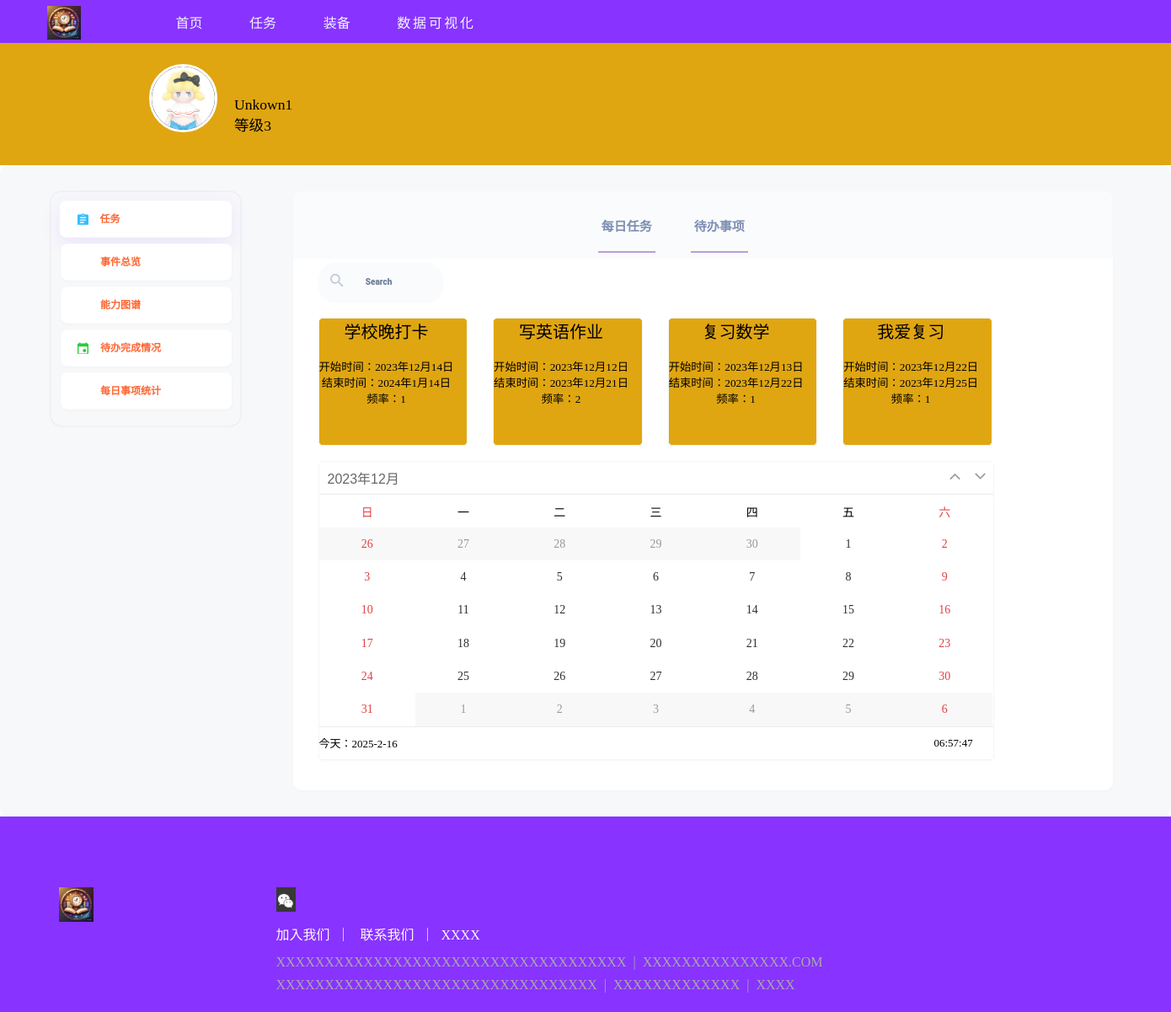
/visualization/ (signed in), run on the app's committed database.
### TestModel/models.py (models this page shows, shortened)
class UserInfo(models.Model):
    name = models.CharField('名称',max_length = 30)
    password = models.CharField('密码', max_length = 20)
    rank = models.IntegerField('等级',default=1)
    experience = models.IntegerField('经验值',default=0)
    attack_power = models.IntegerField('攻击值',default=0)
    defense_power = models.IntegerField('防御值',default=0)
    blood = models.IntegerField('血量',default=100)
    money = models.IntegerField('金币',default=0)
    equipements = models.ManyToManyField(EquipmentInfo,'设备',blank=True)
    tasks = models.ManyToManyField(TaskInfo,'任务',blank=True)
    todos = models.ManyToManyField(TodoInfo,'待办',blank=True)

class TaskInfo(models.Model):
    name = models.CharField('任务名称',max_length = 30)
    begin = models.DateField('开始日期',default=timezone.now().date())
    end = models.DateField('结束日期')
    frequency = models.IntegerField('频率',default=1)

### TestModel/views.py (the view)
# urls.py: path("visualization/", views.visual_everyday_tasks),   #当访问www.xxx.com/visualization时执行views中的visual函数
def visual_everyday_tasks(request):   ##根据app的注册顺序,在每个app下的templates目录中寻找
    obj_id = request.session.get('userid')
    obj = models.UserInfo.objects.get(id=obj_id)
    datecheck = models.DateCheckInfo.objects.all()
    return render(request,"page.html",{"user":obj,"checkall":datecheck})

### templates/page.html (shortened to what this page needs)
{% load static %}
<!DOCTYPE html>
<html lang="en">
<head>
    <link rel="stylesheet" type="text/css" href="{% static 'css/style1.css' %}">
</head>
<body>
    <link href="{% static 'css/calendar.css' %}" rel="stylesheet" type="text/css">
    <div id="head">
        <div id="header">
            <div id="logo"><img src="{% static 'img/logo1.0.png' %}" width="40" height="40" alt=""/></div>
            <ul class="menu">
                <li><a href="/home/" class="mylink">首页</a></li>
                <li><a href="/visualization/" class="mylink">任务</a></li>
                <li><a href="/equipment/" class="mylink">装备</a></li>
                <li class="li2"><a href="/visualization/ability/"  class="mylink">数据可视化</a></li>
            </ul>
        </div>
    </div>
    <div ID="second">
        <div style="background-color: #e0a611; font-size:12pt;  width:100%; height:100%; ">
            <div id="middlesw">
                <span tabindex="0" role="button" onclick="showDialog()"><img src="{% static 'img/li1.png' %}" width="100%" height="auto" alt=""/></span>
            </div>
            <div style="margin-left: 20%; margin-top:1%; font-size: 110%;">
                {{user.name}}<br>
                等级{{user.rank}}<br>
            </div>
            <div id="chart1" style="margin-left: 10%; height:40%; width: 100%"><br></div>
            <div id="chart2" style="margin-left: 10%; height:40%; width: 100%"><br></div>
        </div>
        <div id="dashboard">
            <div id="big_base">
                <div id="base1">
                    <div class="Icon">
                    </div>
                    <a href="/visualization/" style=" text-decoration: none;">任务</a>
                </div>
                <div class="base2" style="margin-top: 41.22px;" ><a href="/visualization/displaytree/" style=" text-decoration: none;">事件总览</a></div>
                <div class="base2" ><a href="/visualization/ability/" style=" text-decoration: none;">能力图谱</a></div>
                <div class="base2">
                    <dev class="Icon">
                    </dev>
                    <a href="/visualization/pinechart/" style=" text-decoration: none;">待办完成情况</a>
                </div>
                <div class="base2"><a href="/visualization/linechart/" style=" text-decoration: none;">每日事项统计</a></div>
            </div>
            <div id="big_base2">
                <div id="base3">
                    <div id="tab1">
                        <a style="margin: 18px 15px;  text-decoration: none;  " href="/visualization/">每日任务</a>
                        <a style="margin: 18px 15px;  text-decoration: none;  " href="/visualization/todo_list/">待办事项</a>
                    </div>
                </div>
                <div id="search">
                    <div class="Icon" style="margin-top:5px;">
                    </div>
                    <a>Search</a>
                </div>
                {% for task in user.tasks.all|slice:":4" %}
                        <div class="taskdis">
                            <a><span style="font-size: 15pt; ">{{ task.name }}</span><br><br>
                                <span style="font-size: 10pt; ">
                                    开始时间：{{ task.begin }} <br>
                                    结束时间：{{ task.end }} <br>
                                    频率：{{ task.frequency }}
                                </span>
                            </a>
                        </div>
                {% endfor %}
                <div id="base4"></div>
            </div>
        </div>
   </div>
    <div class="footer">
        <div class="footlogo"><img src="{% static 'img/logo1.0.png' %}" width="auto" height="41px" alt=""/></div>
        <div class="foottext">
            <div style="height:34px; width:100%; margin-bottom: 9px;">
                <div class="wechat"><img src="{% static 'img/wechat.png' %}"/></div>
            </div>
        <div class="foottext2">加入我们 &nbsp;｜ &nbsp; 联系我们 &nbsp;｜&nbsp; XXXX</div>
        XXXXXXXXXXXXXXXXXXXXXXXXXXXXXXXXXXXX &nbsp;|&nbsp; XXXXXXXXXXXXXXX.COM <br>
        XXXXXXXXXXXXXXXXXXXXXXXXXXXXXXXXX &nbsp;|&nbsp; XXXXXXXXXXXXX &nbsp;|&nbsp; XXXX
        </div>
        <div style="background:rgb(136, 51, 255); width:100%; height:20%;"><br></div>
    </div>
</body>
</html>

### data on the page
UserInfo: name "Unkown1", rank "3"
TaskInfo: name "学校晚打卡", begin "2023年12月14日", end "2024年1月14日", frequency "1"
TaskInfo: name "写英语作业", begin "2023年12月12日", end "2023年12月21日", frequency "2"
TaskInfo: name "复习数学", begin "2023年12月13日", end "2023年12月22日", frequency "1"
TaskInfo: name "我爱复习", begin "2023年12月22日", end "2023年12月25日", frequency "1"
